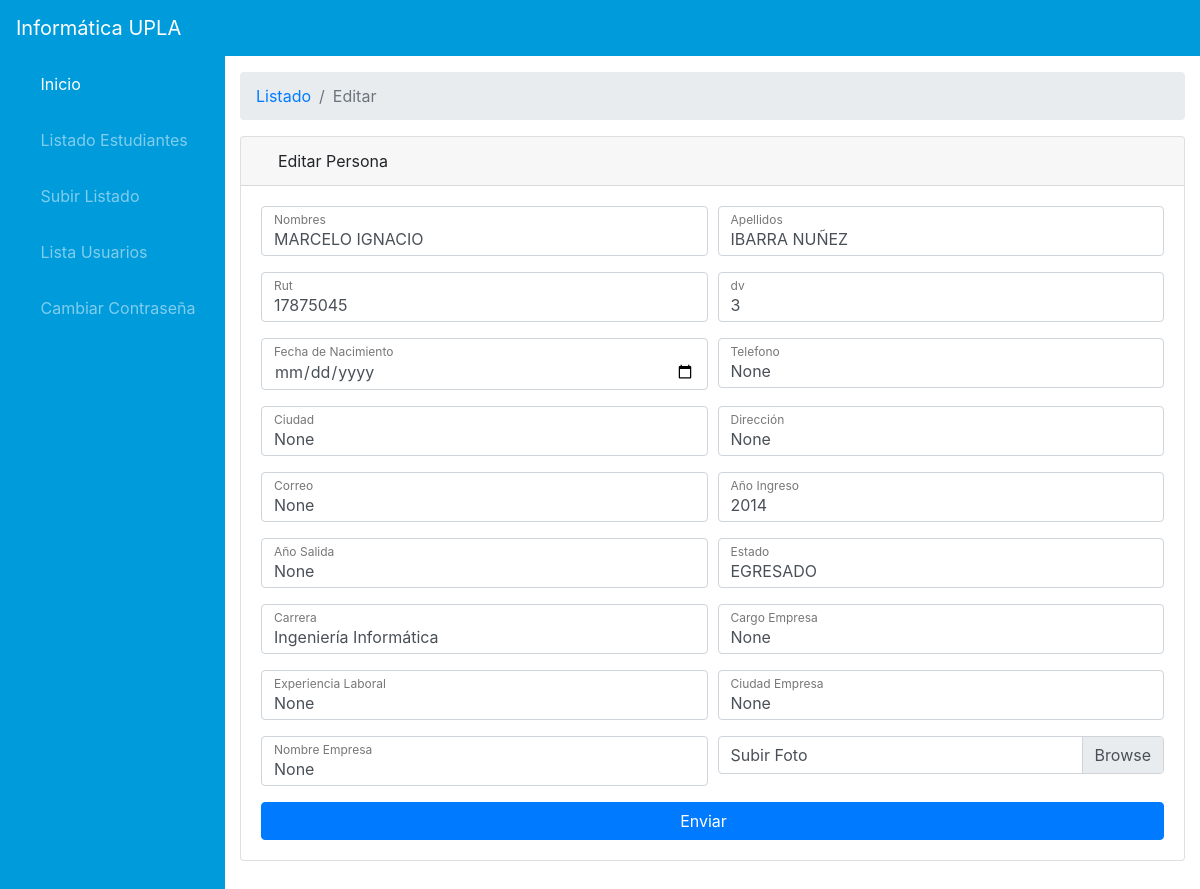
The app's page /edit/1 (signed in) with its own data.
### crud/models.py (models this page shows, shortened)
class Persona(models.Model):
    id_persona = models.AutoField(primary_key=True)
    rut = models.IntegerField()
    dverificador = models.TextField()
    nombre = models.TextField()
    apellido = models.TextField()
    fecha_nacimiento = models.TextField()
    foto = models.ImageField()
    nombre_foto = models.CharField(max_length=255, blank=True)
    telefono = models.IntegerField(blank=True, null=True)
    correo = models.TextField(blank=True, null=True)
    direccion = models.TextField(blank=True, null=True)
    ciudad = models.TextField(blank=True, null=True)
    class Meta:
        managed = False
        db_table = 'Persona'

class HistorialAcademico(models.Model):
    id_historial = models.AutoField(primary_key=True)
    id_persona = models.ForeignKey('Persona', on_delete=models.CASCADE, db_column='id_persona',  editable=False, related_name='students')
    año_ingreso = models.IntegerField(blank=True, null=True)
    año_salida = models.IntegerField(blank=True, null=True)
    estado = models.TextField(blank=True, null=True)
    carrera = models.TextField(blank=True, null=True)
    class Meta:
        db_table = 'HistorialAcademico'

class AreaDeDesarrollo(models.Model):
    id_a_desarrollo = models.AutoField(primary_key=True)
    id_persona = models.ForeignKey('Persona', on_delete=models.CASCADE, db_column='id_persona', editable=False, related_name='studentst')
    cargo = models.TextField(blank=True, null=True)
    nombre_empresa = models.TextField(blank=True, null=True)
    experiencia_laboral = models.TextField(blank=True, null=True)
    ciudad = models.TextField(blank=True, null=True)
    fecha_creacion = models.TextField(blank=True, null=True)
    fecha_actualizacion = models.TextField(blank=True, null=True)
    class Meta:
        db_table = 'AreaDeDesarrollo'

### crud/views.py (the view)
# urls.py: url(r'^edit/(?P<id_persona>\d+)$', views.edit, name='edit'),
@login_required
def edit(request, id_persona):
    members = Persona.objects.get(id_persona=id_persona)
    members2 = HistorialAcademico.objects.get(id_historial=id_persona)
    members3 = AreaDeDesarrollo.objects.get(id_a_desarrollo=id_persona)
    context = {'members': members, 'members2': members2, 'members3': members3}
    return render(request, 'edit.html', context)

### templates/edit.html (shortened to what this page needs)
{% extends 'layout/app.html' %}
{% load static %}
{% block body %}
    <div id="content-wrapper">
        <div class="container-fluid">
            <ol class="breadcrumb">
                <li class="breadcrumb-item">
                    <a href="{% url 'list' %}">Listado</a>
                </li>
                <li class="breadcrumb-item active">Editar</li>
            </ol>
            <div class="card mb-3">
                <div class="card-header">
                    <i class="fas fa-table"></i>
                    Editar Persona
                </div>
                <div class="card-body">
                    <form class="form-horizontal" action="update/{{ members.id_persona }}" method="POST" enctype="multipart/form-data">
                    <div class="form-group">
                        <div class="form-row">
                            <div class="col-md-6">
                                <div class="form-label-group">
                                    <input type="text" class="form-control" value="{{ members.nombre }}" name="nombre" placeholder="First Name" id="inputFirst" required>
                                    <label for="inputFirst">Nombres</label>
                                </div>
                            </div>
                            <div class="col-md-6">
                                <div class="form-label-group">
                                    <input type="text" class="form-control" value="{{ members.apellido }}" name="apellido" placeholder="Last Name" id="inputLast" required>
                                    <label for="inputLast">Apellidos</label>
                                </div>
                            </div>
                        </div>
                    </div>
                    <div class="form-group">
                        <div class="form-row">
                            <div class="col-md-6">
                                <div class="form-label-group">
                                    <input type="text" class="form-control" value="{{ members.rut }}" name="rut" placeholder="Description" id="inputdescription" required>
                                    <label for="inputdescription">Rut</label>
                                </div>
                            </div>
                            <div class="col-md-6">
                                <div class="form-label-group">
                                    <input class="form-control" type="text" value="{{ members.dverificador }}" name="dv" placeholder="dv" id="inputMobile">
                                    <label for="inputMobile">dv</label>
                                </div>
                            </div>
                        </div>
                    </div>
                    <div class="form-group">
                        <div class="form-row">
                            <div class="col-md-6">
                                <div class="form-label-group">
                                    <input class="form-control" type="date" name="fecha_nacimiento" value="{{ members.fecha_nacimiento }}" id="dateInput">
                                    <label for="dateInput">Fecha de Nacimiento</label>
                                </div>
                            </div>
                            <div class="col-md-6">
                                <div class="form-label-group">
                                    <input type="tel" id="inputMobile" name="telefono" class="form-control" value="{{ members.telefono }}"   required="">
                                    <label for="inputMobile">Telefono</label>
                                </div>
                            </div>
                        </div>
                    </div>
                    <div class="form-group">
                        <div class="form-row">
                            <div class="col-md-6">
                                <div class="form-label-group">
                                    <input type="city" id="inputcity" name="ciudad" class="form-control" value="{{ members.ciudad }}"   required="">
                                    <label for="cityInput">Ciudad</label>
                                </div>
                            </div>
                            <div class="col-md-6">
                                <div class="form-label-group">
                                    <input type="dir" id="inputAdress" name="direccion" class="form-control" value="{{ members.direccion }}"   required="">
                                    <label for="inputAdress">Dirección</label>
                                </div>
                            </div>
                        </div>
                    </div>
                    <div class="form-group">
                        <div class="form-row">
                            <div class="col-md-6">
                                <div class="form-label-group">
                                    <input type="mail" id="inputMail" name="correo" class="form-control" value="{{ members.correo }}"   required="">
                                    <label for="MailInput">Correo</label>
                                </div>
                            </div>
                            <div class="col-md-6">
                                <div class="form-label-group">
                                    <input type="dir" id="inputyeari" name="año_ingreso" class="form-control" value="{{ members2.año_ingreso }}"   required="">
                                    <label for="inputyeari">Año Ingreso</label>
                                </div>
                            </div>
                        </div>
                    </div>
                    <div class="form-group">
                        <div class="form-row">
                            <div class="col-md-6">
                                <div class="form-label-group">
                                    <input type="year" id="inputyears" name="año_salida" class="form-control" value="{{ members2.año_salida }}"   required="">
                                    <label for="yearsInput">Año Salida</label>
                                </div>
                            </div>
                            <div class="col-md-6">
                                <div class="form-label-group">
                                    <input type="dir" id="inputest" name="estado" class="form-control" value="{{ members2.estado }}"   required="">
                                    <label for="inputest">Estado</label>
                                </div>
                            </div>
                        </div>
                    </div>
                    <div class="form-group">
                        <div class="form-row">
                            <div class="col-md-6">
                                <div class="form-label-group">
                                    <input type="carrera" id="inputcarre" name="carrera" class="form-control" value="{{ members2.carrera }}"   required="">
                                    <label for="carreInput">Carrera</label>
                                </div>
                            </div>
                            <div class="col-md-6">
                                <div class="form-label-group">
                                    <input type="dir" id="inputest" name="cargo" class="form-control" value="{{ members3.cargo }}"   required="">
                                    <label for="inputest">Cargo Empresa</label>
                                </div>
                            </div>
                        </div>
                    </div>
                    <div class="form-group">
                        <div class="form-row">
                            <div class="col-md-6">
                                <div class="form-label-group">
                                    <input type="emp" id="inputexp" name="experiencia_laboral" class="form-control" value="{{ members3.experiencia_laboral }}"   required="">
                                    <label for="carreInput">Experiencia Laboral</label>
                                </div>
                            </div>
                            <div class="col-md-6">
                                <div class="form-label-group">
                                    <input type="dir" id="inputest" name="ciudadempresa" class="form-control" value="{{ members3.ciudad }}"   required="">
                                    <label for="inputest">Ciudad Empresa</label>
                                </div>
                            </div>
                        </div>
                    </div>
                    <div class="form-group">
                        <div class="form-row">
                            <div class="col-md-6">
                                <div class="form-label-group">
                                    <input type="empresa" id="inputemp" name="nombre_empresa" class="form-control" value="{{ members3.nombre_empresa }}"   required="">
                                    <label for="carreInput">Nombre Empresa</label>
                                </div>
                            </div>
                  <div class="col-md-6">
                                    <div class="input-group input-group-lg">
                                        <div class="custom-file">
                                            <label class="custom-file-label" id="fileLabel" for="fileInput">Subir Foto</label>
                                        </div>
                                    </div>
                                </div>
                           </div>
                    </div>
                    <button class="btn btn-primary btn-block" type="submit">Enviar &nbsp;&nbsp;&nbsp;</button>
                </form>
                </div>
            </div>
        </div>
    </div>
{% endblock %}

### records on screen
Persona: nombre "MARCELO IGNACIO", apellido "IBARRA NUÑEZ", rut "17875045", dv "3", telefono "None", ciudad "None", direccion "None", correo "None"
HistorialAcademico: año_ingreso "2014", año_salida "None", estado "EGRESADO", carrera "Ingeniería Informática"
AreaDeDesarrollo: cargo "None", experiencia_laboral "None", ciudadempresa "None", nombre_empresa "None"
